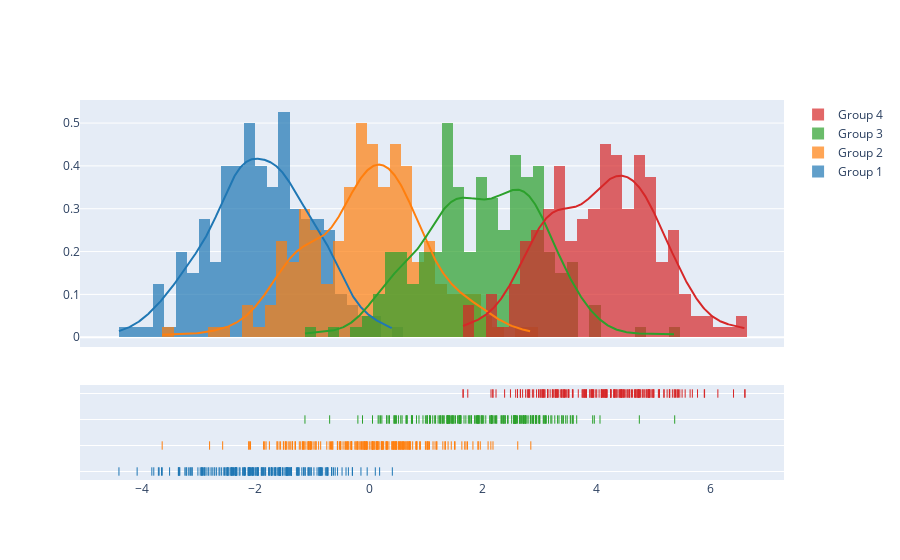

Notebook code cell kept with this figure:
### Code cell
import plotly.figure_factory as ff

# Add histogram data
x1 = np.random.randn(200) - 2
x2 = np.random.randn(200)
x3 = np.random.randn(200) + 2
x4 = np.random.randn(200) + 4

# Group data together
hist_data = [x1, x2, x3, x4]

group_labels = ['Group 1', 'Group 2', 'Group 3', 'Group 4']

# Create distplot with custom bin_size
fig = ff.create_distplot(hist_data, group_labels, bin_size=.2)
fig.show()

### Figure 1 — Plotly figure (JSON) as saved in the notebook; plotly's stock layout.template omitted (floating-point values rounded to 4 significant figures; data arrays with more than 128 entries replaced by an {"elided": "..."} marker saying what was removed)
{"data": [{"autobinx": false, "histnorm": "probability density", "legendgroup": "Group 1", "marker": {"color": "rgb(31, 119, 180)"}, "name": "Group 1", "opacity": 0.7, "type": "histogram", "x": {"elided": "200 float values"}, "xaxis": "x", "xbins": {"end": 0.4084, "size": 0.2, "start": -4.397}, "yaxis": "y"}, {"autobinx": false, "histnorm": "probability density", "legendgroup": "Group 2", "marker": {"color": "rgb(255, 127, 14)"}, "name": "Group 2", "opacity": 0.7, "type": "histogram", "x": {"elided": "200 float values"}, "xaxis": "x", "xbins": {"end": 2.843, "size": 0.2, "start": -3.637}, "yaxis": "y"}, {"autobinx": false, "histnorm": "probability density", "legendgroup": "Group 3", "marker": {"color": "rgb(44, 160, 44)"}, "name": "Group 3", "opacity": 0.7, "type": "histogram", "x": {"elided": "200 float values"}, "xaxis": "x", "xbins": {"end": 5.372, "size": 0.2, "start": -1.128}, "yaxis": "y"}, {"autobinx": false, "histnorm": "probability density", "legendgroup": "Group 4", "marker": {"color": "rgb(214, 39, 40)"}, "name": "Group 4", "opacity": 0.7, "type": "histogram", "x": {"elided": "200 float values"}, "xaxis": "x", "xbins": {"end": 6.608, "size": 0.2, "start": 1.65}, "yaxis": "y"}, {"legendgroup": "Group 1", "marker": {"color": "rgb(31, 119, 180)"}, "mode": "lines", "name": "Group 1", "showlegend": false, "type": "scatter", "x": {"elided": "500 float values"}, "xaxis": "x", "y": {"elided": "500 float values"}, "yaxis": "y"}, {"legendgroup": "Group 2", "marker": {"color": "rgb(255, 127, 14)"}, "mode": "lines", "name": "Group 2", "showlegend": false, "type": "scatter", "x": {"elided": "500 float values"}, "xaxis": "x", "y": {"elided": "500 float values"}, "yaxis": "y"}, {"legendgroup": "Group 3", "marker": {"color": "rgb(44, 160, 44)"}, "mode": "lines", "name": "Group 3", "showlegend": false, "type": "scatter", "x": {"elided": "500 float values"}, "xaxis": "x", "y": {"elided": "500 float values"}, "yaxis": "y"}, {"legendgroup": "Group 4", "marker": {"color": "rgb(214, 39, 40)"}, "mode": "lines", "name": "Group 4", "showlegend": false, "type": "scatter", "x": {"elided": "500 float values"}, "xaxis": "x", "y": {"elided": "500 float values"}, "yaxis": "y"}, {"legendgroup": "Group 1", "marker": {"color": "rgb(31, 119, 180)", "symbol": "line-ns-open"}, "mode": "markers", "name": "Group 1", "showlegend": false, "type": "scatter", "x": {"elided": "200 float values"}, "xaxis": "x", "y": {"elided": "200 str values"}, "yaxis": "y2"}, {"legendgroup": "Group 2", "marker": {"color": "rgb(255, 127, 14)", "symbol": "line-ns-open"}, "mode": "markers", "name": "Group 2", "showlegend": false, "type": "scatter", "x": {"elided": "200 float values"}, "xaxis": "x", "y": {"elided": "200 str values"}, "yaxis": "y2"}, {"legendgroup": "Group 3", "marker": {"color": "rgb(44, 160, 44)", "symbol": "line-ns-open"}, "mode": "markers", "name": "Group 3", "showlegend": false, "type": "scatter", "x": {"elided": "200 float values"}, "xaxis": "x", "y": {"elided": "200 str values"}, "yaxis": "y2"}, {"legendgroup": "Group 4", "marker": {"color": "rgb(214, 39, 40)", "symbol": "line-ns-open"}, "mode": "markers", "name": "Group 4", "showlegend": false, "type": "scatter", "x": {"elided": "200 float values"}, "xaxis": "x", "y": {"elided": "200 str values"}, "yaxis": "y2"}], "layout": {"barmode": "overlay", "hovermode": "closest", "legend": {"traceorder": "reversed"}, "xaxis": {"anchor": "y2", "domain": [0.0, 1.0], "zeroline": false}, "yaxis": {"anchor": "free", "domain": [0.35, 1], "position": 0.0}, "yaxis2": {"anchor": "x", "domain": [0, 0.25], "dtick": 1, "showticklabels": false}}}
